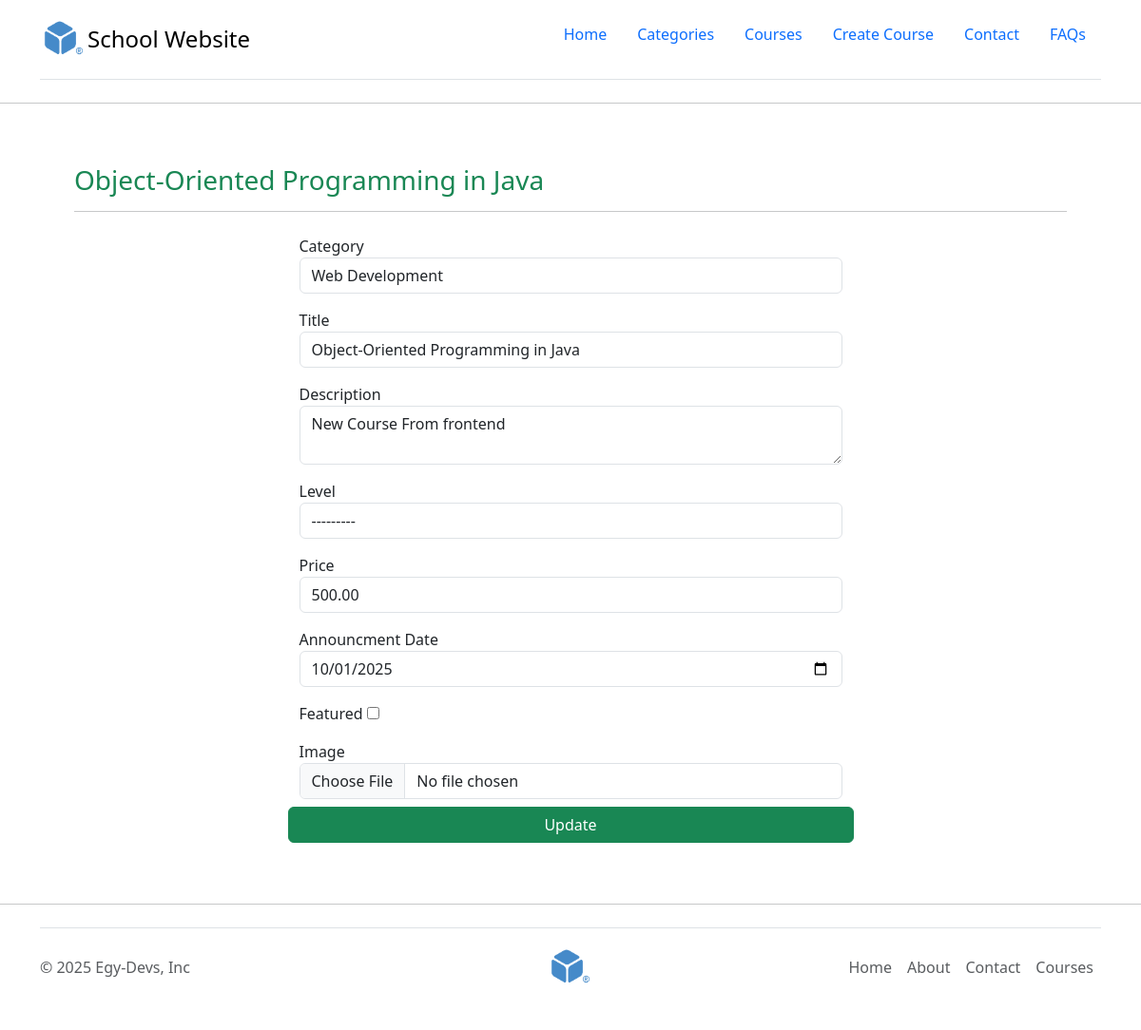
/courese/update/7/, run on the app's committed database.
### core/models.py (models this page shows, shortened)
class Course(models.Model): # Courses Table in database core_course
    LEVEL_CHOICES = (
        ('beginner', 'Beginner'),
        ('intermediate', 'Intermediate'),
        ('advacned', 'Advacned'),
    )
    cat = models.ForeignKey(Category, on_delete=models.SET_NULL, null=True, related_name='courses') # one-to-many (Web Develope | Networking) | cat_id = 1 , 2 , 3
    title = models.CharField(max_length=200, unique=True) # default (required) not nullable | string
    description = models.TextField() # Big string
    level = models.CharField(max_length=200, choices=LEVEL_CHOICES)
    price = models.DecimalField(max_digits=5, decimal_places=2, default=0.00, null=True, blank=True) # 159.99 $ | Decimals digits
    pub_date = models.DateField(null=True, blank=True)
    featured = models.BooleanField(default=False) # True, False
    image = models.ImageField(upload_to='courses', default='default.png', blank=True) # png, jpg | max_size: 2MB
    class Meta: # options
        verbose_name = 'Course'
        verbose_name_plural = 'Courses'
        get_latest_by = 'pub_date'

### core/views.py (the view)
# urls.py: path('courese/update/<int:course_id>/', update_course, name='update_course'),
def update_course(request, course_id):
    course = get_object_or_404(Course, id=course_id)
    if request.method == 'POST':
        form = CourseForm(request.POST, request.FILES, instance=course)
        if form.is_valid():
            form.save()
            messages.success(request, f'{course.title} Updated Successfully')
            return redirect('course', course_id)
        else:
            messages.error(request, 'Failed to update')
    else:
        form = CourseForm(instance=course)
    context = {
        'form':form,
        'course':course
    }
    return render(request, 'course_form.html', context)

### core/forms.py (shortened to what this page needs)
class CourseForm(forms.ModelForm):
    class Meta:
        model = Course
        fields = '__all__'
        labels = {
            'cat':'Category',
            'pub_date':'Announcment Date'
        }
        widgets = {
            'cat':forms.Select(attrs={
                'class':'form-control'
            }),
            'title':forms.TextInput(attrs={
                'class':'form-control',
                'placeholder':'ex. Python ...',
            }),
            'description':forms.Textarea(attrs={
                'class':'form-control',
                'placeholder':'Enter Description',
                'rows':2
            }),
            'level':forms.Select(attrs={
                'class':'form-control',
            }),
            'price':forms.NumberInput(attrs={
                'class':'form-control',
            }),
            'pub_date':forms.DateInput(attrs={
                'class':'form-control',
                'type':'date'
            }),
            'image':forms.FileInput(attrs={
                'class':'form-control'
            })
        }

### core/models.py (called while the page is built)
    def __str__(self):
        return f"{self.name}"

### core/templates/course_form.html (shortened to what this page needs)
{% extends 'layout/base.html' %}
{% block content %}
<div class="container p-5">
    {% if course %}
    <h3 class="text-success">{{course.title}}</h3>
    {% else %}
    <h3>Create Course</h3>
    {% endif %}
    <hr>
    <div class="container d-flex justify-content-center">
        <form method="post" class="row col-7" enctype="multipart/form-data">
            {% for field in form %}
            <div class="my-2">
                {{field.label}}
                {{field}}
            </div>
            {% endfor %}
            {% if course %}
            <button type="submit" class="btn btn-success">Update</button>
            {% else %}
            <button type="submit" class="btn btn-primary">Add</button>
            {% endif %}
        </form>
    </div>
</div>
{% endblock %}

### data on the page
Course: title "Object-Oriented Programming in Java", form "Web Development" "Object-Oriented Programming in Java" "New Course From frontend" "---------" "500.00" "10/01/2025"

### other printed values
{{ field.label }} "Category" "Title" "Description" "Level" "Price" "Announcment Date" "Featured" "Image"
